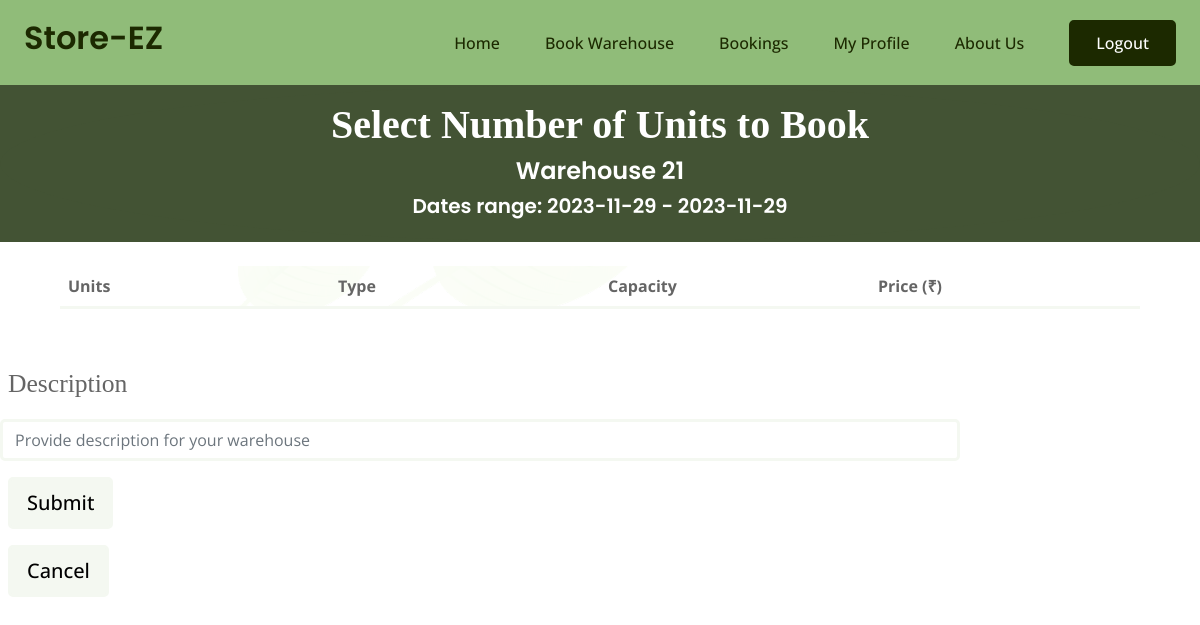
/farmer/book/21/2023-11-29/2023-11-29 (signed in), run on an earlier commit of the app's database.
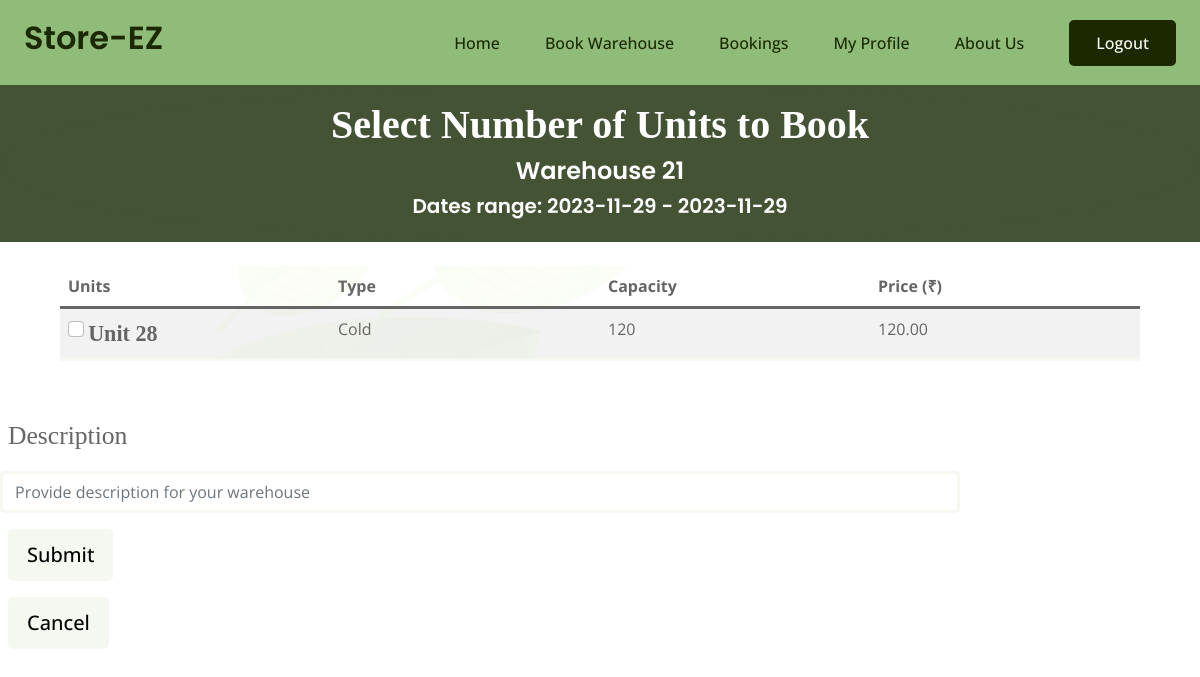
And on a later commit of the database.
### mainapp/models.py (models this page shows, shortened)
class Unit(models.Model):
    id = models.BigAutoField(primary_key=True)
    type = models.CharField(max_length=100) # Check box field
    capacity = models.IntegerField()
    price = models.DecimalField(max_digits=10, decimal_places=2)
    warehouse = models.ForeignKey(Warehouse, on_delete=models.CASCADE)

### farmer/views.py (the view, shortened to what this page needs)
# urls.py: path("farmer/book/<int:id>/<str:start>/<str:end>",views.book,name='book'),
@login_required(login_url='login')
def book(request,id, start, end):
    warehouse = Warehouse.objects.get(id=id)
    all_units = warehouse.unit_set.all()
    end_date = datetime.strptime(end, '%Y-%m-%d').date()
    start_date = datetime.strptime(start, '%Y-%m-%d').date()
    booked_units = Booking.objects.filter(start_date__lte=end_date,end_date__gte=start_date). \
            values_list('unit', flat=True).exclude(unit=None).distinct()
    print("Bookings: ",Booking.objects.filter(start_date__lte=end_date,end_date__gte=start_date))
    print("Booked_units: ",booked_units)
    unbooked_units = all_units.exclude(id__in=booked_units.values_list('unit'))
    total_days = (end_date - start_date).days + 1
    print("Start Date:", start_date)
    print("End Date:", end_date)
    print("Total:",total_days,"Days")
    context = {'startdate':start, 'enddate':end, 'units':unbooked_units, 'total_days':total_days,'id':warehouse.id}
    return render(request,'farmer/book.html',context)

### mainapp/models.py (called while the page is built)
    def __str__(self) -> str:
        return f"{self.id} {self.start_date}-{self.end_date}"

### farmer/templates/farmer/book.html (shortened to what this page needs)
{% extends 'farmerbase.html' %}
{% load static %}
{% block css %}
<link rel="stylesheet" href="{% static 'farmer/tableunit.css' %}">
<link rel="stylesheet" href="{% static 'farmer/style5.css' %}">
<link rel="stylesheet" href="{% static 'farmer/css/cascade.css' %}" />
{% endblock %}
{%block content%}
<div class="outer-box container-fluid " >
  <div class="bg-dgreen">
      <div class="bg-dgreen py-3 d-flex flex-column justify-content-end align-items-center mb-4 rempad">
          <div class="font-large"> <h2 class="text-center ff" style="font-size: 100%; text-decoration-line:none; -webkit-text-fill-color: white;">Select Number of Units to Book</h2><h4 style="color:white">Warehouse {{id}}</h4>
            <h5 style="color:white">Dates range: {{startdate}} - {{enddate}}</h5></div>
        </div>
    </div>
      <form action="" method="post">
        <div class="table-layout">
        <table class="table table-hover table-striped" style="border-radius:20px;  background-image: url({%static 'farmer/bg.png' %})">
          <thead>
            <tr>
              <th scope="col">Units</th>
              <th scope="col">Type</th>
              <th scope="col">Capacity</th>
              <th scope="col">Price (₹)</th>
            </tr>
          </thead>
          {% for unit in units %}
          <tbody>
            <tr>
              <th><input class="form-check-input" name="checkbox" type="checkbox" value="{{unit.id}}">
                <label class="form-check-label ff" for="defaultCheck1" style="font-size: 138%;">
                  Unit {{unit.id}}
                </label></th>
                <td>{{unit.type}}</td>
              <td>{{unit.capacity}}</td>
              <td>{{unit.price}}</td>
            </tr>
          </tbody>
          {% endfor %}
          </table>
        </div>
      <div id="totalPriceDisplay" class="p-2" style="font-size:20px">
      </div>
        <div class="form-group pb-2 redw">
          <label class="py-3 ff m-2 pb-2" for="formGroupExampleInput" style="font-size: 160%;">Description</label>
          <input type="text" class="form-control"  name="description" id="formGroupExampleInput"
            placeholder="Provide description for your warehouse">
        </div>
        <div>
          <input type="submit" class="btn btn-light btn-lg mg m-2 pb-2">
        </form>
        <form action="{% url 'search'%}" method="post">
          <button class="btn btn-light btn-lg mg m-2 pb-2" onclick="location.href='{% url 'search' %}'" type='submit'> Cancel </button>
        </form>
        </div>
{% endblock %}

### templates/farmerbase.html (shortened to what this page needs)
<!DOCTYPE html>
{% load static %}
<html lang="en">
<head>
    <link href="https://cdnjs.cloudflare.com/ajax/libs/font-awesome/5.10.0/css/all.min.css" rel="stylesheet">
    <link href="https://cdn.jsdelivr.net/npm/bootstrap-icons@1.4.1/font/bootstrap-icons.css" rel="stylesheet">
    <link href="{%static 'css/bootstrap.min.css' %}" rel="stylesheet">
    <link href="{%static 'css/base.css' %}" rel="stylesheet">
    {% block css %}
    {% endblock %}
</head>
<body>
    <div class="container-fluid sticky-top bg-primary">
        <div class="container ">
            <nav class="navbar navbar-expand-lg navbar-light p-0 ">
                <a href="{% url 'homepage' %}" class="navbar-brand">
                    <h2 class="text-black">Store-EZ</h2>
                </a>
                <div class="collapse navbar-collapse" id="navbarCollapse">
                    <div class="navbar-nav ms-auto">
                        <a href="{% url 'homepage' %}" class="nav-item nav-link text-black">Home</a>
                        {% if request.user.is_authenticated %}
                            <a href="{% url 'search' %}" class="nav-item nav-link">Book Warehouse</a>
                            <a href="{% url 'farmer_currentbooking' %}" class="nav-item nav-link">Bookings</a>
                            <a href="{% url 'farmer_profile' %}" class="nav-item nav-link">My Profile</a>
                        {% endif %}
                        <a href="{% url 'aboutus' %}" class="nav-item nav-link">About Us</a>
                    </div>
                    {% if request.user.is_authenticated %}
                    <a href="{% url 'logout' %}" class="btn btn-dark py-2 px-4 d-none d-lg-inline-block">Logout</a>
                    {% else %}
                    <a href="{% url 'login' %}" class="btn btn-dark py-2 px-4 d-none d-lg-inline-block">Login/Sign Up</a>
                    {% endif %}
                </div>
            </nav>
        </div>
    </div>
    {% block content %}
    {% endblock content %}
</body>
</html>

### static/css/base.css (style rules this page uses)
.btn { font-weight: 500; transition: .5s; }
.sticky-top { top: -150px; transition: .5s; }
.navbar { padding: 11px 0 !important; height: 85px; }
.navbar .navbar-nav .nav-link { margin-right: 45px; padding: 0; color: var(--bs-dark); font-weight: 500; transition: .5s; outline: none; }
* { margin:0; padding:0; box-sizing:border-box; }

### farmer/static/farmer/tableunit.css (style rules this page uses)
.table-layout { margin: auto; width: 90%; }

### farmer/static/farmer/style5.css (style rules this page uses)
.ff { font-family: "Times New Roman", Times, serif; }
.redw { width: 80%; }

### farmer/static/farmer/css/cascade.css (style rules this page uses)
.outer-box { padding-left: 0%; padding-right: 0%; }
.bg-primary { background-color: black; }
.bg-dgreen { background-color: #435334; }
.font-large { color: white; font-size: 2.5em; text-align: center; }
.rempad { border-radius: 50%; }
table { table-layout: fixed ; width: 100% ; }
td { width: 33% ; }

What changed in the data, as far as the page shows it:
added Unit: id "28", type "Cold", capacity "120", price "120.00"
